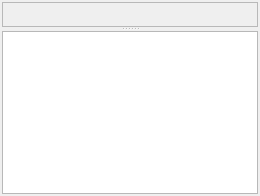
  <widget class="QWidget" name="MainWindowLayout" >
   <layout class="QHBoxLayout" >
    <property name="margin" >
     <number>2</number>
    </property>
    <property name="spacing" >
     <number>4</number>
    </property>
    <item>
     <layout class="QVBoxLayout" >
      <property name="margin" >
       <number>0</number>
      </property>
      <property name="spacing" >
       <number>0</number>
      </property>
      <item>
       <widget class="TTabBar" native="1" name="ModelTabs" >
        <property name="sizePolicy" >
         <sizepolicy>
          <hsizetype>7</hsizetype>
          <vsizetype>0</vsizetype>
          <horstretch>255</horstretch>
          <verstretch>0</verstretch>
         </sizepolicy>
        </property>
       </widget>
      </item>
      <item>
       <widget class="QSplitter" name="MainSplitter" >
        <property name="orientation" >
         <enum>Qt::Vertical</enum>
        </property>
        <widget class="QFrame" name="ViewFrame" >
         <property name="frameShape" >
          <enum>QFrame::StyledPanel</enum>
         </property>
         <property name="frameShadow" >
          <enum>QFrame::Raised</enum>
         </property>
        </widget>
        <widget class="QTextEdit" name="TextDisplay" >
         <property name="sizePolicy" >
          <sizepolicy>
           <hsizetype>7</hsizetype>
           <vsizetype>3</vsizetype>
           <horstretch>255</horstretch>
           <verstretch>0</verstretch>
          </sizepolicy>
         </property>
         <property name="minimumSize" >
          <size>
           <width>0</width>
           <height>64</height>
          </size>
         </property>
         <property name="maximumSize" >
          <size>
           <width>16777215</width>
           <height>256</height>
          </size>
         </property>
         <property name="font" >
          <font>
           <family>Courier 10 Pitch</family>
          </font>
         </property>
         <property name="focusPolicy" >
          <enum>Qt::NoFocus</enum>
         </property>
         <property name="undoRedoEnabled" >
          <bool>false</bool>
         </property>
         <property name="readOnly" >
          <bool>true</bool>
         </property>
         <property name="acceptRichText" >
          <bool>false</bool>
         </property>
         <property name="textInteractionFlags" >
          <enum>Qt::TextSelectableByMouse</enum>
         </property>
        </widget>
       </widget>
      </item>
     </layout>
    </item>
   </layout>
  </widget>
